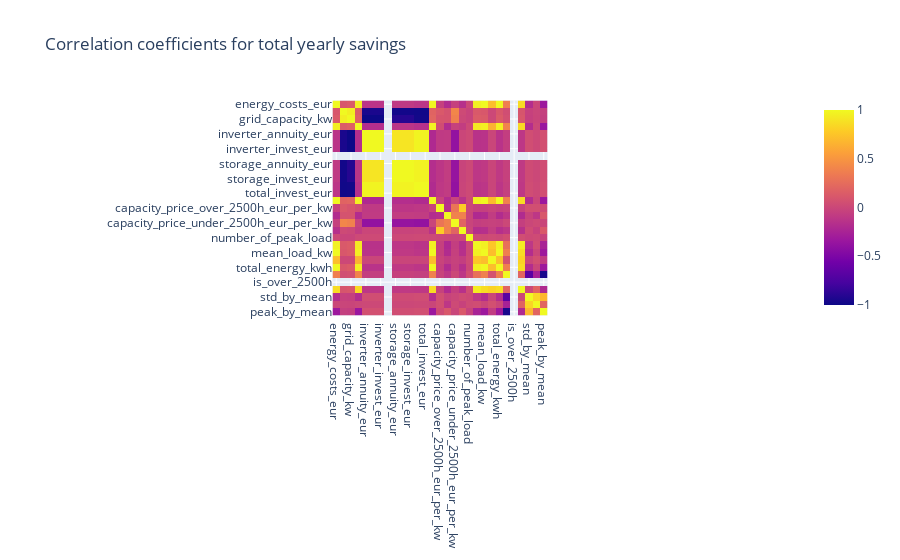

The notebook cell saved with this chart:
### Markdown cell above
## On absolute savings

### Code cell
cols_to_drop = [
    "grid_level",
    "zip_code",
    "sector_group_id",
    "sector_group",
    "solar_invest_eur",
    "solar_annuity_eur",
    "solar_capacity_kwp"]
abs_correlations_df = abs_diff_with_master.drop(columns=cols_to_drop).corr()
px.imshow(abs_correlations_df, title="Correlation coefficients for total yearly savings")

### Figure 1 — Plotly figure (JSON) as saved in the notebook; plotly's stock layout.template omitted (floating-point values rounded to 4 significant figures; data arrays with more than 128 entries replaced by an {"elided": "..."} marker saying what was removed)
{"data": [{"coloraxis": "coloraxis", "hovertemplate": "x: %{x}<br>y: %{y}<br>color: %{z}<extra></extra>", "name": "0", "type": "heatmap", "x": ["energy_costs_eur", "grid_capacity_costs_eur", "grid_capacity_kw", "grid_energy_costs_eur", "inverter_annuity_eur", "inverter_capacity_kw", "inverter_invest_eur", "invest_per_tac", "storage_annuity_eur", "storage_capacity_kwh", "storage_invest_eur", "total_annuity_eur", "total_invest_eur", "total_yearly_costs_eur", "capacity_price_over_2500h_eur_per_kw", "energy_price_over_2500h_eur_per_kwh", "capacity_price_under_2500h_eur_per_kw", "energy_price_under_2500h_eur_per_kwh", "number_of_peak_load", "peak_load_kw", "mean_load_kw", "variance_kw", "total_energy_kwh", "full_load_hours_h", "is_over_2500h", "std_kw", "std_by_mean", "std_by_peak", "peak_by_mean"], "xaxis": "x", "y": ["energy_costs_eur", "grid_capacity_costs_eur", "grid_capacity_kw", "grid_energy_costs_eur", "inverter_annuity_eur", "inverter_capacity_kw", "inverter_invest_eur", "invest_per_tac", "storage_annuity_eur", "storage_capacity_kwh", "storage_invest_eur", "total_annuity_eur", "total_invest_eur", "total_yearly_costs_eur", "capacity_price_over_2500h_eur_per_kw", "energy_price_over_2500h_eur_per_kwh", "capacity_price_under_2500h_eur_per_kw", "energy_price_under_2500h_eur_per_kwh", "number_of_peak_load", "peak_load_kw", "mean_load_kw", "variance_kw", "total_energy_kwh", "full_load_hours_h", "is_over_2500h", "std_kw", "std_by_mean", "std_by_peak", "peak_by_mean"], "yaxis": "y", "z": {"elided": "29x29 float values"}}], "layout": {"coloraxis": {"colorscale": [[0, "#0d0887"], [0.1111, "#46039f"], [0.2222, "#7201a8"], [0.3333, "#9c179e"], [0.4444, "#bd3786"], [0.5556, "#d8576b"], [0.6667, "#ed7953"], [0.7778, "#fb9f3a"], [0.8889, "#fdca26"], [1, "#f0f921"]]}, "title": {"text": "Correlation coefficients for total yearly savings"}, "xaxis": {"anchor": "y", "constrain": "domain", "domain": [0, 1], "scaleanchor": "y"}, "yaxis": {"anchor": "x", "autorange": "reversed", "constrain": "domain", "domain": [0, 1]}}}
